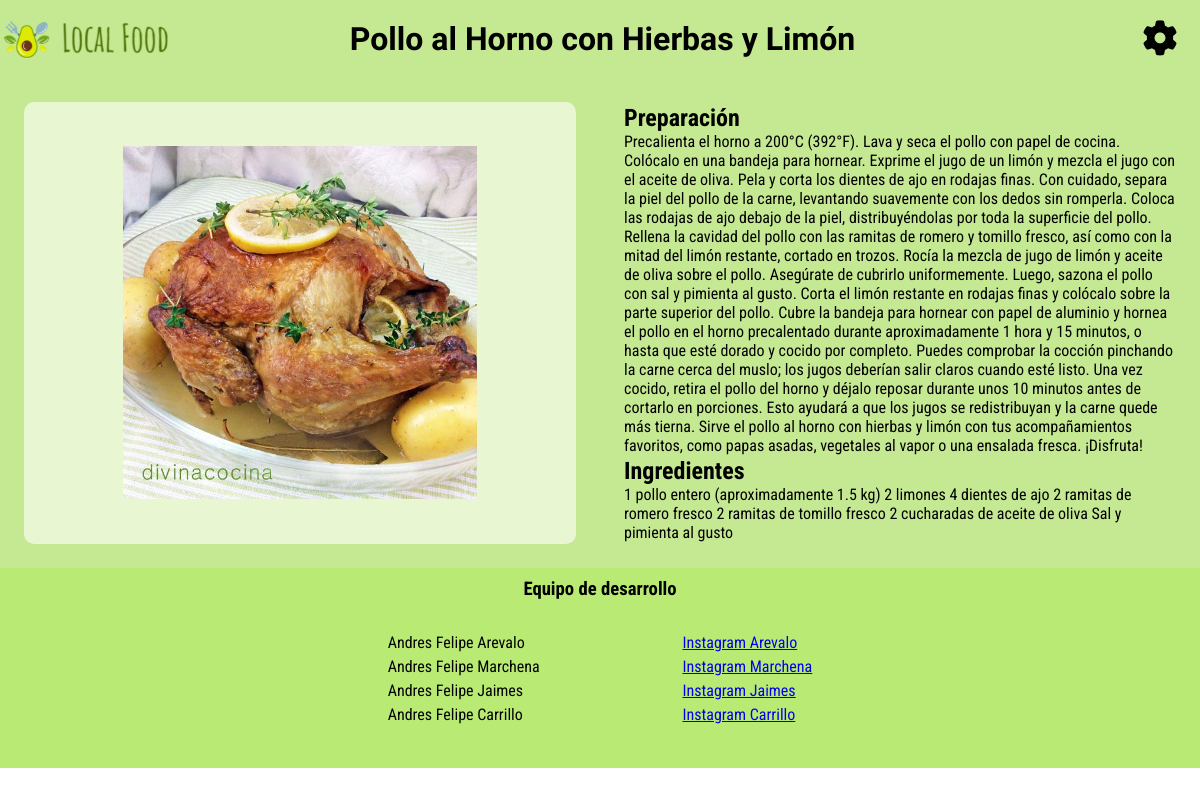
The app's page /info_receta/Pollo al Horno con Hierbas y Limón/ (signed in) with its own data.
### Aplicaciones/recetas/models.py (models this page shows, shortened)
class Receta(models.Model):
    id = models.AutoField(primary_key=True)
    Nombre_receta = models.CharField(max_length=255)
    Descripcion = models.TextField()
    Ingredientes = models.TextField()
    Ingrediente_principal = models.CharField(max_length=255)
    imageproj = models.FileField(upload_to = 'proyectos/', null=True,)

### Aplicaciones/recetas/views.py (the view)
# urls.py: path('info_receta/<str:Nombre_receta>/', login_required(views.info_recetas, login_url = "/login/"), name = 'Rece_Info'),
def info_recetas(request, Nombre_receta):
    la_receta = get_object_or_404(Receta, Nombre_receta=Nombre_receta)
    return render(request, "info.html",{'titulo':la_receta.Nombre_receta, 'receta':la_receta})

### Aplicaciones/recetas/templates/info.html (shortened to what this page needs)
{% extends "layouts/base2.html" %}
{% load static %}
{% block content %}
<link rel="stylesheet" href="{% static 'css/info_recetas.css' %}">
<div class="div_info">
    <div class="img_container">
        <img src="{{receta.imageproj.url}}" class="img_info">
    </div>
    <div class="info_container">
        <div>
            <h2>Preparación</h2>
            {{receta.Descripcion}}
        </div>
        <div>
            <h2>Ingredientes</h2>
            {{receta.Ingredientes}}
        </div>
    </div>
</div>
{% endblock %}

### templates/includes/header2.html (shortened to what this page needs)
{% load static %}
<link rel="stylesheet" type="text/css" href="{% static 'css/2header.css' %}">
<header class="header">
    <div class="button_home_container">
        <button type="button" class="home_button">
            {% if user.is_superuser %}
                <a href="{% url 'perfil_administrativo' %}" class=""><img src="{% static 'img/logolocalfood.png' %}"></a>
            {% else %}
                <a href="{% url 'inicio' %}" class=""><img src="{% static 'img/logolocalfood.png' %}"></a>
            {% endif %}
        </button>
    </div>
    <div class="Title">
        <h1>{{ titulo }}</h1>
    </div>
    <div class="settings">
        <i class="fa-solid fa-gear" id="settings"></i>
    </div>
</header>

### static/css/2header.css (style rules this page uses)
* { box-sizing: border-box; padding: 0; margin: 0; }
body { font-family: 'Roboto Condensed', sans-serif; }
.header { display: flex; justify-content: center; align-items: center; background: #C5E892; }
.settings { text-align: center; font-size: 35px; width: 80px; }
.Title { display: flex; flex: 1; justify-content: center; align-items: center; flex-direction: column; margin-top: 20px; margin-bottom: 20px; font-family: 'Autour One', serif; }
.home_button { background: transparent; border: none; position: center; width: 85px; display: flex; }
img { position: center; width: 170px; display: flex; }

### static/css/info_recetas.css (style rules this page uses)
.div_info { background: #C5E892; display: flex; flex-wrap: wrap; }
.img_container { flex: 1; display: flex; justify-content: center; align-items: center; background: #e8f6d1; margin: 2%; border-radius: 10px; }
.img_info { width: 80%; height: 80%; object-fit: contain; }
.info_container { flex: 1; margin: 2%; display: flex; flex-direction: column; justify-content: space-evenly; }

### records on screen
Receta: Nombre_receta "Pollo al Horno con Hierbas y Limón", imageproj (picture), Descripcion "Precalienta el horno a 200°C (392°F). Lava y seca el pollo con papel de cocina. Colócalo en una bandeja para hornear. Exprime el jugo de un limón y mezcla el jugo con el aceite de oliva. Pela y corta los dientes de ajo en rodajas finas. Con cuidado, separa la piel del pollo de la carne, levantando suavemente con los dedos sin romperla. Coloca las rodajas de ajo debajo de la piel, distribuyéndolas por toda la superficie del pollo. Rellena la cavidad del pollo con las ramitas de romero y tomillo fresco, así como con la mitad del limón restante, cortado en trozos. Rocía la mezcla de jugo de limón y aceite de oliva sobre el pollo. Asegúrate de cubrirlo uniformemente. Luego, sazona el pollo con…", Ingredientes "1 pollo entero (aproximadamente 1.5 kg) 2 limones 4 dientes de ajo 2 ramitas de romero fresco 2 ramitas de tomillo fresco 2 cucharadas de aceite de oliva Sal y pimienta al gusto"
